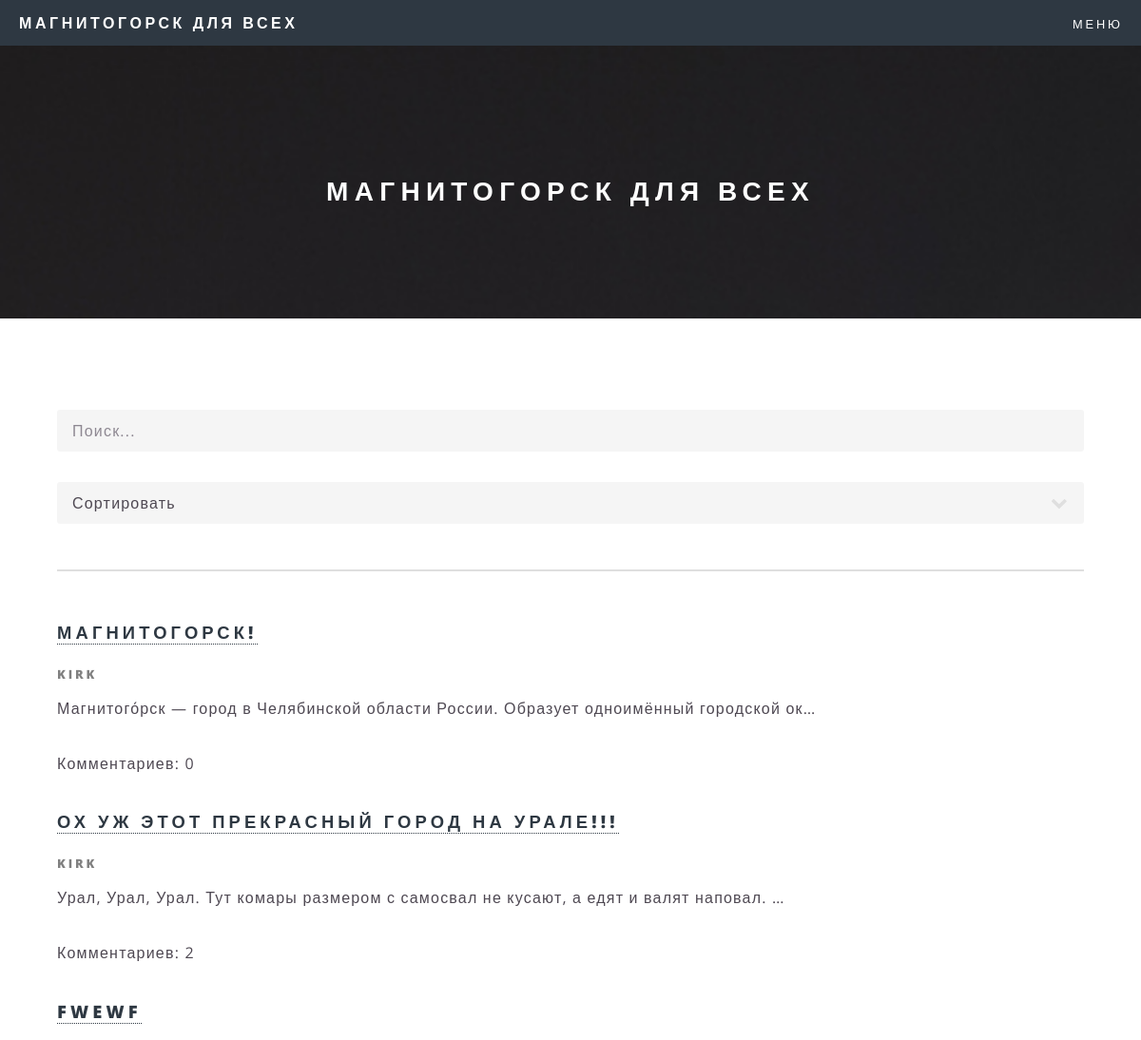
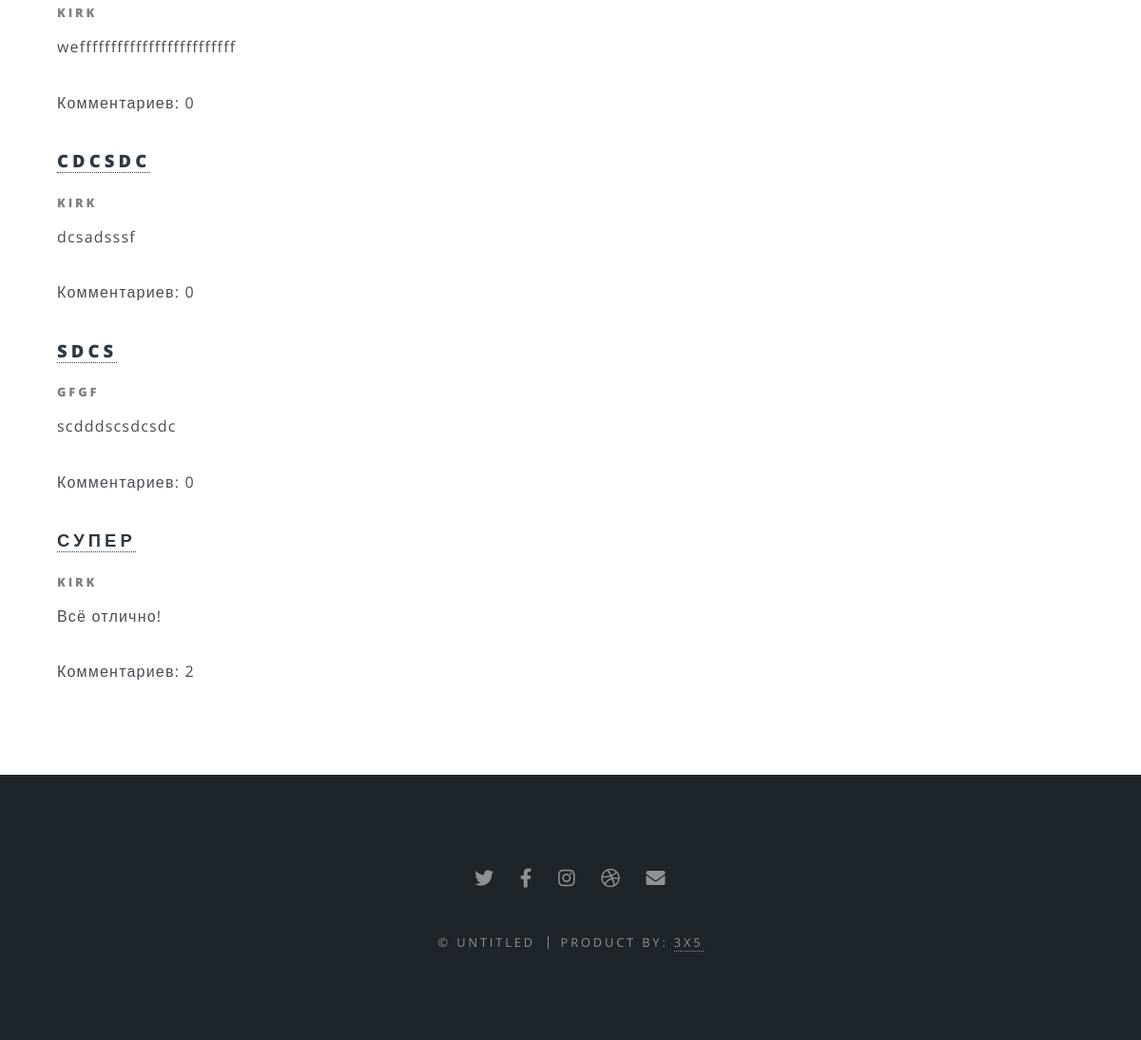
Page /main/sort_date/ on the committed database (2 pictures, top to bottom).
### posts/models.py (models this page shows, shortened)
class Post(models.Model):
    title = models.CharField("Заголовок", max_length=150)
    text = models.TextField("Предложение")
    url = models.SlugField(max_length=160, unique=True, default=1)
    user = models.ForeignKey(User, on_delete=models.CASCADE, null=True, blank=True)
    class Meta:
        verbose_name="Пост"
        verbose_name_plural = "Посты"

### posts/views.py (the view)
# urls.py: path("main/sort_date/", views.sort_date, name= "posts_sort_by_date"),
def sort_date(request):
    posts=Post.objects.order_by('-id')
    return render(request, 'posts/posts.html', {'object_list': posts},)

### templates/posts/posts.html (shortened to what this page needs)
{% extends 'posts/base.html' %}
                    {% block post %}
                    <section style="display: block">
                    <form action="{% url 'posts_search' %}" method="get">
                    <input name="q" type="text" placeholder="Поиск...">
                    </form>
                    <select onchange="if (this.value) window.location.href = this.value">
                        <option value="">Сортировать</option>
                    </select>
                    <hr>
                            {% for post in object_list%}
                            <h3>
                            {% if user.is_authenticated %}
                                <a href="{% url 'view_post' post.url %}" class="editContent" >{{post.title}}</a>
                            {% else %}
                                <a class="editContent" >{{post.title}}</a>
                            {% endif %}
                            </h3>
                            <h5 style="color:grey">{{post.user}}</h5>
							<p>{{post.text | truncatechars:85 }}</p>
                            <p>Комментариев: {{ post.comments_set.count }}</p>
                            {% endfor %}
                </section>
{% endblock post %}

### static/assets/css/main.css (style rules this page uses)
html, body, div, span, applet, object, iframe, h1, h2, h3, h4, h5, h6, p, blockquote, pre, a, abbr, acronym, address, big, cite, code, del, dfn, em, img, ins, kbd, q, s, samp, small, strike, strong, sub, sup, tt, var, b, u, i, center, dl, dt, dd, ol, ul, li, fieldset, form, label, legend, table, caption, tbody, tfoot, thead, tr, th, td, article, aside, canvas, details, embed, figure, figcaption, footer, header, hgroup, menu, nav, output, ruby, section, summary, time, mark, audio, video { margin: 0; padding: 0; border: 0; font-size: 100%; font: inherit; vertical-align: baseline; }
article, aside, details, figcaption, figure, footer, header, hgroup, menu, nav, section { display: block; }
body { line-height: 1; }
body { -webkit-text-size-adjust: none; }
input, select, textarea { -moz-appearance: none; -webkit-appearance: none; -ms-appearance: none; appearance: none; }
html { box-sizing: border-box; }
*, *:before, *:after { box-sizing: inherit; }
body { background: #2e3842; }
body, input, select, textarea { color: #fff; font-family: "Open Sans", Helvetica, sans-serif; font-size: 15pt; font-weight: 400; letter-spacing: 0.075em; line-height: 1.65em; }
@media screen and (max-width: 1680px) { body, input, select, textarea { font-size: 13pt; } }
@media screen and (max-width: 1280px) { body, input, select, textarea { font-size: 12pt; } }
a { -moz-transition: color 0.2s ease, border-bottom-color 0.2s ease; -webkit-transition: color 0.2s ease, border-bottom-color 0.2s ease; -ms-transition: color 0.2s ease, border-bottom-color 0.2s ease; transition: color 0.2s ease, border-bottom-color 0.2s ease; border-bottom: dotted 1px; color: inherit; text-decoration: none; }
p { margin: 0 0 2em 0; }
h1, h2, h3, h4, h5, h6 { color: #fff; font-weight: 800; letter-spacing: 0.225em; line-height: 1em; margin: 0 0 1em 0; text-transform: uppercase; }
h1 a, h2 a, h3 a, h4 a, h5 a, h6 a { color: inherit; text-decoration: none; }
h3 { font-size: 1.15em; line-height: 1.75em; }
h5 { font-size: 0.8em; line-height: 1.5em; }
hr { border: 0; border-bottom: solid 2px #fff; margin: 3em 0; }
form { margin: 0 0 2em 0; }
input[type="text"], input[type="password"], input[type="email"], select, textarea { -moz-appearance: none; -webkit-appearance: none; -ms-appearance: none; appearance: none; background-color: rgba(144, 144, 144, 0.25); border-radius: 3px; border: none; color: inherit; display: block; outline: 0; padding: 0 1em; text-decoration: none; width: 100%; }
select { background-size: 1.25em; background-repeat: no-repeat; background-position: calc(100% - 1em) center; height: 2.75em; padding-right: 2.75em; text-overflow: ellipsis; }
input[type="text"], input[type="password"], input[type="email"], select { height: 2.75em; }
.wrapper.style5 h2, .wrapper.style5 h3, .wrapper.style5 h4, .wrapper.style5 h5, .wrapper.style5 h6 { color: #2E3842; }
.wrapper.style5 hr { border-color: #dfdfdf; }
.wrapper.style5 input[type="text"], .wrapper.style5 input[type="password"], .wrapper.style5 input[type="email"], .wrapper.style5 select, .wrapper.style5 textarea { background-color: rgba(0, 0, 0, 0.0375); }
.wrapper.style5 select option { color: #2E3842; background: #ffffff; }

### rows in the picture
Post: title "МАГНИТОГОРСК!", user "KIRK", text "Магнитого́рск — город в Челябинской области России. Образует одноимённый городской ок…", comments_set.count "0"
Post: title "ОХ УЖ ЭТОТ ПРЕКРАСНЫЙ ГОРОД НА УРАЛЕ!!!", user "KIRK", text "Урал, Урал, Урал. Тут комары размером с самосвал не кусают, а едят и валят наповал. …", comments_set.count "2"
Post: title "FWEWF", user "KIRK", text "wefffffffffffffffffffffffff", comments_set.count "0"
Post: title "CDCSDC", user "KIRK", text "dcsadsssf", comments_set.count "0"
Post: title "SDCS", user "GFGF", text "scdddscsdcsdc", comments_set.count "0"
Post: title "СУПЕР", user "KIRK", text "Всё отлично!", comments_set.count "2"
